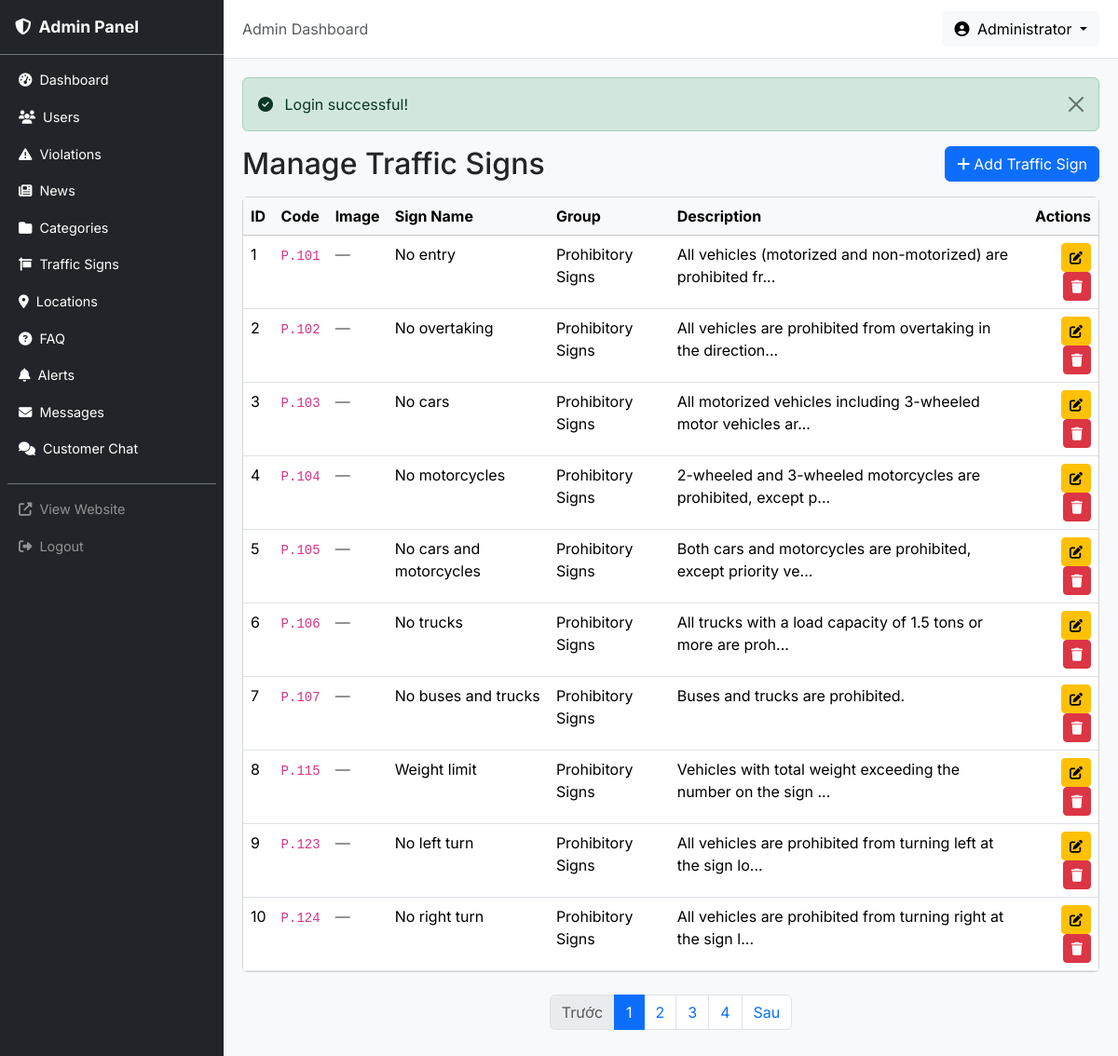
The page /admin/signs (signed in) on the database its author committed.
### tables this page shows
CREATE TABLE traffic_signs (
    id INT AUTO_INCREMENT PRIMARY KEY,
    sign_code VARCHAR(20) NOT NULL COMMENT 'P.101, W.201...',
    name VARCHAR(255) NOT NULL,
    group_id INT NULL,
    image VARCHAR(255) NULL,
    description TEXT NULL,
    created_at DATETIME NOT NULL DEFAULT CURRENT_TIMESTAMP,
    updated_at DATETIME NULL ON UPDATE CURRENT_TIMESTAMP,
    FOREIGN KEY (group_id) REFERENCES traffic_sign_groups(id) ON DELETE SET NULL,
    INDEX idx_code (sign_code),
    INDEX idx_group (group_id)
);

CREATE TABLE traffic_sign_groups (
    id INT AUTO_INCREMENT PRIMARY KEY,
    name VARCHAR(100) NOT NULL,
    sign_prefix VARCHAR(10) NOT NULL COMMENT 'P, W, R, S',
    sort_order INT NOT NULL DEFAULT 0
);

### app/core/Controller.php (called while the page is built, shortened)
<?php
class Controller
{
    protected function view(string $view, array $data = [], string $layout = 'client'): void
    {
        extract($data);
        $viewPath = __DIR__ . '/../views/' . $view . '.php';
        require $viewPath;
    }
}

### app/controllers/admin/SignController.php (called while the page is built, shortened)
<?php
class SignController extends Controller
{
    public function index(): void
    {
        $model = new TrafficSign();
        $page = (int)($this->input('page', 1));
        $items = $model->getWithGroup();
        $total = count($items);
        $perPage = 10;
        $totalPages = max(1, (int) ceil($total / $perPage));
        $page = max(1, min($page, $totalPages));
        $offset = ($page - 1) * $perPage;
        $pagedItems = array_slice($items, $offset, $perPage);
        $data = [
            'title'       => 'Manage Traffic Signs',
            'items'       => $pagedItems,
            'total'       => $total,
            'page'        => $page,
            'per_page'    => $perPage,
            'total_pages' => $totalPages,
            'has_next'    => $page < $totalPages,
            'has_prev'    => $page > 1,
            'baseUrl'     => '/admin/signs',
        ];
        $this->view('admin/signs/index', $data, 'admin');
    }
}

### public/index.php (called while the page is built, shortened)
<?php
spl_autoload_register(function (string $class): void {
    $prefix = 'App\\';
    $baseDir = __DIR__ . '/../app/';
    $relativeClass = substr($class, strlen($prefix));
    $parts = explode('\\', $relativeClass);
    $parts[0] = strtolower($parts[0]);
    if (count($parts) > 1 && $parts[0] === 'controllers') {
        $parts[1] = strtolower($parts[1]);
    }
    $file = $baseDir . implode('/', $parts) . '.php';
});
$router = new App\Core\Router();
$uri = $_SERVER['REQUEST_URI'] ?? '/';
$method = $_SERVER['REQUEST_METHOD'] ?? 'GET';
$router->dispatch($uri, $method);

### app/core/Database.php (called while the page is built, shortened)
<?php
class Database
{
    private static ?Database $instance = null;
    private \PDO $pdo;
    private function __construct()
    {
        $config = require __DIR__ . '/../../config/config.php';
        $dsn = sprintf(
            'mysql:host=%s;dbname=%s;charset=%s',
            $config['db_host'],
            $config['db_name'],
            $config['db_charset']
        );
        $this->pdo = new \PDO($dsn, $config['db_user'], $config['db_pass'], [
            \PDO::ATTR_ERRMODE            => \PDO::ERRMODE_EXCEPTION,
            \PDO::ATTR_DEFAULT_FETCH_MODE => \PDO::FETCH_ASSOC,
            \PDO::ATTR_EMULATE_PREPARES   => false,
        ]);
    }
    public static function getInstance(): self
    {
        if (self::$instance === null) {
            self::$instance = new self();
        }
        return self::$instance;
    }
    public function getConnection(): \PDO
    {
        return $this->pdo;
    }
}

### app/core/Model.php (called while the page is built, shortened)
<?php
class Model
{
    public function __construct()
    {
        $this->db = Database::getInstance()->getConnection();
    }
}

### app/models/TrafficSign.php (called while the page is built, shortened)
<?php
class TrafficSign extends Model
{
    public function getWithGroup(): array
    {
        $sql = "SELECT s.*, g.name as group_name, g.sign_prefix
                FROM traffic_signs s
                LEFT JOIN traffic_sign_groups g ON s.group_id = g.id
                ORDER BY g.sort_order, s.sign_code";
        return $this->db->query($sql)->fetchAll();
    }
}

### app/core/Helper.php (called while the page is built, shortened)
<?php
class Helper
{
    public static function truncate(string $text, int $length = 100): string
    {
        if (mb_strlen($text) <= $length) {
            return $text;
        }
        return mb_substr($text, 0, $length) . '...';
    }
}

### app/views/admin/signs/index.php (the view, shortened to what this page needs)
<?php
require __DIR__ . '/../../partials/alerts.php';
?>
<div class="d-flex justify-content-between align-items-center mb-3">
    <h2 class="mb-0">Manage Traffic Signs</h2>
    <a href="/admin/signs/create" class="btn btn-primary"><i class="fas fa-plus me-1"></i>Add Traffic Sign</a>
</div>
<div class="card">
    <div class="card-body p-0">
        <table class="table table-hover mb-0">
            <thead class="table-light">
                <tr>
                    <th>ID</th>
                    <th>Code</th>
                    <th>Image</th>
                    <th>Sign Name</th>
                    <th>Group</th>
                    <th>Description</th>
                    <th class="text-end">Actions</th>
                </tr>
            </thead>
            <tbody>
                <?php if (empty($items)): ?>
                    <tr><td colspan="7" class="text-center text-muted py-3">No traffic signs found.</td></tr>
                <?php else:
                    foreach ($items as $sign): ?>
                <tr>
                    <td><?= $sign['id'] ?></td>
                    <td><code><?= htmlspecialchars($sign['sign_code'], ENT_QUOTES, 'UTF-8') ?></code></td>
                    <td>
                        <?php if (!empty($sign['image'])): ?>
                            <!-- Hiển thị ảnh biển báo đã upload:
                                 max-height:50px: giới hạn chiều cao 50px; rounded: bo góc -->
                            <img src="/<?= htmlspecialchars($sign['image'], ENT_QUOTES, 'UTF-8') ?>" alt="" style="max-height:50px" class="rounded">
                        <?php else: ?>
                            <span class="text-muted">—</span>
                        <?php endif; ?>
                    </td>
                    <td><?= htmlspecialchars($sign['name'], ENT_QUOTES, 'UTF-8') ?></td>
                    <td><?= htmlspecialchars($sign['group_name'] ?? '—', ENT_QUOTES, 'UTF-8') ?></td>
                    <td><?= htmlspecialchars(\App\Core\Helper::truncate($sign['description'] ?? '', 60), ENT_QUOTES, 'UTF-8') ?></td>
                    <td class="text-end">
                        <a href="/admin/signs/<?= $sign['id'] ?>/edit" class="btn btn-sm btn-warning" title="Edit"><i class="fas fa-edit"></i></a>
                        <form method="POST" action="/admin/signs/<?= $sign['id'] ?>/delete" class="delete-form d-inline">
                            <button type="submit" class="btn btn-sm btn-danger" title="Delete"><i class="fas fa-trash"></i></button>
                        </form>
                    </td>
                </tr>
                <?php endforeach; endif; ?>
            </tbody>
        </table>
    </div>
</div>
<?php
$pagination = $data; require __DIR__ . '/../../partials/pagination.php';
?>

### app/core/Router.php (shortened to what this page needs)
<?php
class Router
{
    private array $routes = [];
    private function addRoute(string $method, string $uri, string $handler): void
    {
        $pattern = preg_replace('/\{([a-zA-Z_]+)\}/', '(?P<$1>[^/]+)', $uri);
        $pattern = '#^' . $pattern . '$#';
        $this->routes[] = [
            'method'  => $method,
            'pattern' => $pattern,
            'handler' => $handler,
        ];
    }
    public function dispatch(string $uri, string $method): void
    {
        $uri = parse_url($uri, PHP_URL_PATH);
        $uri = rtrim($uri, '/') ?: '/';
        foreach ($this->routes as $route) {
            if ($route['method'] !== strtoupper($method)) {
                continue;
            }
            if (preg_match($route['pattern'], $uri, $matches)) {
                $this->params = array_filter($matches, fn($key) => is_string($key), ARRAY_FILTER_USE_KEY);
                [$controllerPath, $action] = explode('@', $route['handler']);
                $controller = new $controllerClass();
                call_user_func_array([$controller, $action], array_values($this->params));
                return;
            }
        }
    }
}

### public/assets/css/admin.css (style rules this page uses)
:root { --sidebar-width: 240px; --primary: #1a56db; --primary-dark: #1e40af; }
body { font-family: 'Inter', 'Segoe UI', Tahoma, Geneva, Verdana, sans-serif; }

### rows shown on the page
traffic_signs: id "1", sign_code "P.101", name "No entry", group.name "Prohibitory Signs", description "All vehicles (motorized and non-motorized) are prohibited fr..."
traffic_signs: id "2", sign_code "P.102", name "No overtaking", group.name "Prohibitory Signs", description "All vehicles are prohibited from overtaking in the direction..."
traffic_signs: id "3", sign_code "P.103", name "No cars", group.name "Prohibitory Signs", description "All motorized vehicles including 3-wheeled motor vehicles ar..."
traffic_signs: id "4", sign_code "P.104", name "No motorcycles", group.name "Prohibitory Signs", description "2-wheeled and 3-wheeled motorcycles are prohibited, except p..."
traffic_signs: id "5", sign_code "P.105", name "No cars and motorcycles", group.name "Prohibitory Signs", description "Both cars and motorcycles are prohibited, except priority ve..."
traffic_signs: id "6", sign_code "P.106", name "No trucks", group.name "Prohibitory Signs", description "All trucks with a load capacity of 1.5 tons or more are proh..."
traffic_signs: id "7", sign_code "P.107", name "No buses and trucks", group.name "Prohibitory Signs", description "Buses and trucks are prohibited."
traffic_signs: id "8", sign_code "P.115", name "Weight limit", group.name "Prohibitory Signs", description "Vehicles with total weight exceeding the number on the sign ..."
traffic_signs: id "9", sign_code "P.123", name "No left turn", group.name "Prohibitory Signs", description "All vehicles are prohibited from turning left at the sign lo..."
traffic_signs: id "10", sign_code "P.124", name "No right turn", group.name "Prohibitory Signs", description "All vehicles are prohibited from turning right at the sign l..."
